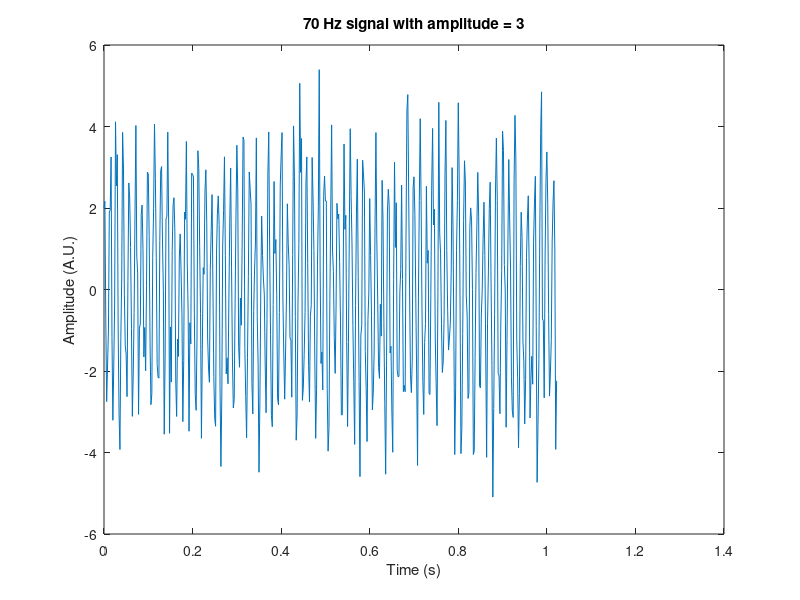
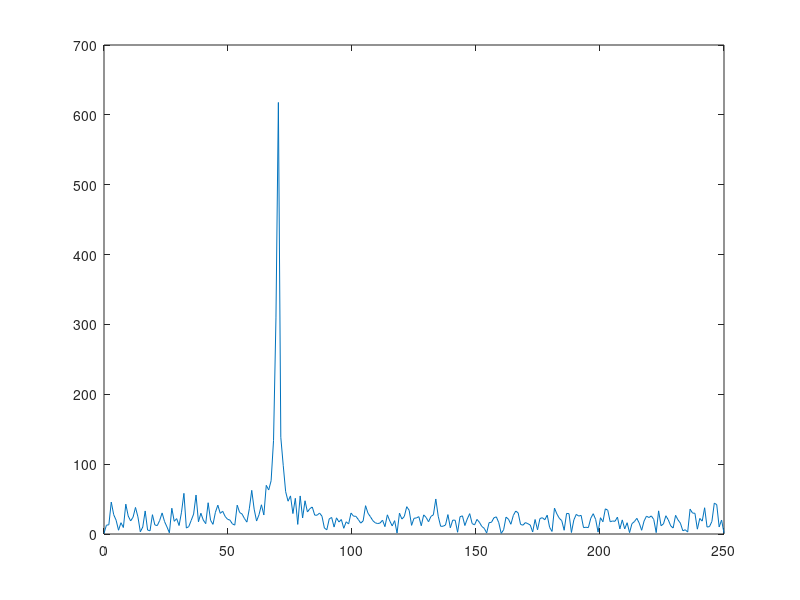

Write MATLAB code to recreate these figures, in order.
% NOTE - The frequency range in randi was chosen so that a submission of
% fftFrequency = f;
% will fail because fftFrequncy - f is outside the default tolerance range.
% Create a noisy, signal with a random amplitude and frequency.
A = randi([1 5]);    % Amplitude bewteen 1 and 5
f = randi([50 79]);  % frequency between 50 and 79 Hz
Fs = 500;            % Sampling frequency in Hz
dt = 1/Fs;           % Sampling period
L = 512;             % Aquire 512 points
t = (0:L-1)*dt;      % Time vector
S = A*cos(2*pi*f*t) + randn(size(t));   % Signal with noise
% Plot the signal and show the frequency and amplitude
figure; plot(t,S)
title([num2str(f), ' Hz signal with amplitude = ', num2str(A)])
xlabel('Time (s)')
ylabel('Amplitude (A.U.)')

% Take the FFT and find the frequency of the peak
Y = abs(fft(S));
freq = linspace(0, Fs/2, L/2 + 1);
Y1 = Y(1:length(freq));
% Note that plotting is encouraged and usually helpful, but not necessary
% for grading. Instead, grade the vectors of interest directly.
figure; plot(freq, Y1)

% Find the location of the peak and amplitude of peak
[fftmax, ind] = max(Y1)
fftFrequency = freq(ind)
